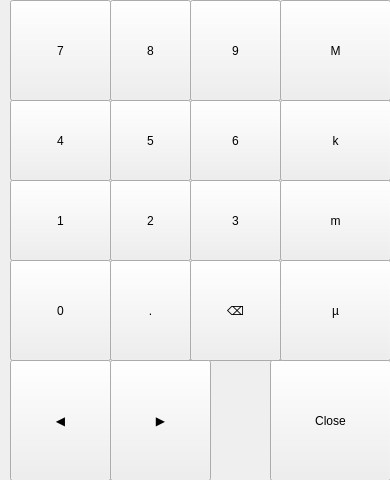
<?xml version="1.0" encoding="UTF-8"?>
<ui version="4.0">
 <class>uiKeyboardNumericWithUnits</class>
 <widget class="QWidget" name="uiKeyboardNumericWithUnits">
  <property name="geometry">
   <rect>
    <x>0</x>
    <y>0</y>
    <width>390</width>
    <height>480</height>
   </rect>
  </property>
  <property name="windowTitle">
   <string notr="true">Chronos Screen</string>
  </property>
  <widget class="Backdrop" name="backdrop">
   <property name="geometry">
    <rect>
     <x>10</x>
     <y>0</y>
     <width>381</width>
     <height>481</height>
    </rect>
   </property>
  </widget>
  <widget class="Backdrop" name="uiDropshadow">
   <property name="geometry">
    <rect>
     <x>0</x>
     <y>0</y>
     <width>10</width>
     <height>481</height>
    </rect>
   </property>
   <property name="customStyleSheet" stdset="0">
    <string>background: qlineargradient(x1:0 y1:0, x2:1 y2:0, stop:0 transparent, stop:1 rgba(0,0,0,128));</string>
   </property>
  </widget>
  <widget class="Button" name="ui7">
   <property name="geometry">
    <rect>
     <x>10</x>
     <y>0</y>
     <width>101</width>
     <height>101</height>
    </rect>
   </property>
   <property name="text">
    <string>7</string>
   </property>
   <property name="clickMarginRightSetter" stdset="0">
    <enum>Button::none</enum>
   </property>
   <property name="clickMarginBottomSetter" stdset="0">
    <enum>Button::none</enum>
   </property>
   <property name="customStyleSheet" stdset="0">
    <string>Button { font-size: 22px; }</string>
   </property>
  </widget>
  <widget class="Button" name="ui8">
   <property name="geometry">
    <rect>
     <x>110</x>
     <y>0</y>
     <width>81</width>
     <height>101</height>
    </rect>
   </property>
   <property name="text">
    <string>8</string>
   </property>
   <property name="clickMarginLeftSetter" stdset="0">
    <enum>Button::none</enum>
   </property>
   <property name="clickMarginRightSetter" stdset="0">
    <enum>Button::none</enum>
   </property>
   <property name="clickMarginBottomSetter" stdset="0">
    <enum>Button::none</enum>
   </property>
   <property name="customStyleSheet" stdset="0">
    <string>Button { font-size: 22px; }</string>
   </property>
  </widget>
  <widget class="Button" name="ui9">
   <property name="geometry">
    <rect>
     <x>190</x>
     <y>0</y>
     <width>91</width>
     <height>101</height>
    </rect>
   </property>
   <property name="text">
    <string>9</string>
   </property>
   <property name="clickMarginLeftSetter" stdset="0">
    <enum>Button::none</enum>
   </property>
   <property name="clickMarginRightSetter" stdset="0">
    <enum>Button::half</enum>
   </property>
   <property name="clickMarginBottomSetter" stdset="0">
    <enum>Button::none</enum>
   </property>
   <property name="customStyleSheet" stdset="0">
    <string>Button { font-size: 22px; }</string>
   </property>
  </widget>
  <widget class="Button" name="ui5">
   <property name="geometry">
    <rect>
     <x>110</x>
     <y>100</y>
     <width>81</width>
     <height>81</height>
    </rect>
   </property>
   <property name="text">
    <string>5</string>
   </property>
   <property name="clickMarginLeftSetter" stdset="0">
    <enum>Button::none</enum>
   </property>
   <property name="clickMarginRightSetter" stdset="0">
    <enum>Button::none</enum>
   </property>
   <property name="clickMarginTopSetter" stdset="0">
    <enum>Button::none</enum>
   </property>
   <property name="clickMarginBottomSetter" stdset="0">
    <enum>Button::none</enum>
   </property>
   <property name="customStyleSheet" stdset="0">
    <string>Button { font-size: 22px; }</string>
   </property>
  </widget>
  <widget class="Button" name="ui4">
   <property name="geometry">
    <rect>
     <x>10</x>
     <y>100</y>
     <width>101</width>
     <height>81</height>
    </rect>
   </property>
   <property name="text">
    <string>4</string>
   </property>
   <property name="clickMarginRightSetter" stdset="0">
    <enum>Button::none</enum>
   </property>
   <property name="clickMarginTopSetter" stdset="0">
    <enum>Button::none</enum>
   </property>
   <property name="clickMarginBottomSetter" stdset="0">
    <enum>Button::none</enum>
   </property>
   <property name="customStyleSheet" stdset="0">
    <string>Button { font-size: 22px; }</string>
   </property>
  </widget>
  <widget class="Button" name="ui6">
   <property name="geometry">
    <rect>
     <x>190</x>
     <y>100</y>
     <width>91</width>
     <height>81</height>
    </rect>
   </property>
   <property name="text">
    <string>6</string>
   </property>
   <property name="clickMarginLeftSetter" stdset="0">
    <enum>Button::none</enum>
   </property>
   <property name="clickMarginRightSetter" stdset="0">
    <enum>Button::half</enum>
   </property>
   <property name="clickMarginTopSetter" stdset="0">
    <enum>Button::none</enum>
   </property>
   <property name="clickMarginBottomSetter" stdset="0">
    <enum>Button::none</enum>
   </property>
   <property name="customStyleSheet" stdset="0">
    <string>Button { font-size: 22px; }</string>
   </property>
  </widget>
  <widget class="Button" name="ui3">
   <property name="geometry">
    <rect>
     <x>190</x>
     <y>180</y>
     <width>91</width>
     <height>81</height>
    </rect>
   </property>
   <property name="text">
    <string>3</string>
   </property>
   <property name="clickMarginLeftSetter" stdset="0">
    <enum>Button::none</enum>
   </property>
   <property name="clickMarginRightSetter" stdset="0">
    <enum>Button::half</enum>
   </property>
   <property name="clickMarginTopSetter" stdset="0">
    <enum>Button::none</enum>
   </property>
   <property name="clickMarginBottomSetter" stdset="0">
    <enum>Button::none</enum>
   </property>
   <property name="customStyleSheet" stdset="0">
    <string>Button { font-size: 22px; }</string>
   </property>
  </widget>
  <widget class="Button" name="ui1">
   <property name="geometry">
    <rect>
     <x>10</x>
     <y>180</y>
     <width>101</width>
     <height>81</height>
    </rect>
   </property>
   <property name="text">
    <string>1</string>
   </property>
   <property name="clickMarginRightSetter" stdset="0">
    <enum>Button::none</enum>
   </property>
   <property name="clickMarginTopSetter" stdset="0">
    <enum>Button::none</enum>
   </property>
   <property name="clickMarginBottomSetter" stdset="0">
    <enum>Button::none</enum>
   </property>
   <property name="customStyleSheet" stdset="0">
    <string>Button { font-size: 22px; }</string>
   </property>
  </widget>
  <widget class="Button" name="ui2">
   <property name="geometry">
    <rect>
     <x>110</x>
     <y>180</y>
     <width>81</width>
     <height>81</height>
    </rect>
   </property>
   <property name="text">
    <string>2</string>
   </property>
   <property name="clickMarginLeftSetter" stdset="0">
    <enum>Button::none</enum>
   </property>
   <property name="clickMarginRightSetter" stdset="0">
    <enum>Button::none</enum>
   </property>
   <property name="clickMarginTopSetter" stdset="0">
    <enum>Button::none</enum>
   </property>
   <property name="clickMarginBottomSetter" stdset="0">
    <enum>Button::none</enum>
   </property>
   <property name="customStyleSheet" stdset="0">
    <string>Button { font-size: 22px; }</string>
   </property>
  </widget>
  <widget class="Button" name="uiBackspace">
   <property name="geometry">
    <rect>
     <x>190</x>
     <y>260</y>
     <width>91</width>
     <height>101</height>
    </rect>
   </property>
   <property name="text">
    <string>⌫</string>
   </property>
   <property name="clickMarginLeftSetter" stdset="0">
    <enum>Button::none</enum>
   </property>
   <property name="clickMarginRightSetter" stdset="0">
    <enum>Button::half</enum>
   </property>
   <property name="clickMarginTopSetter" stdset="0">
    <enum>Button::none</enum>
   </property>
   <property name="customStyleSheet" stdset="0">
    <string>Button { font-size: 22px; }</string>
   </property>
  </widget>
  <widget class="Button" name="uiDot">
   <property name="geometry">
    <rect>
     <x>110</x>
     <y>260</y>
     <width>81</width>
     <height>101</height>
    </rect>
   </property>
   <property name="text">
    <string>.</string>
   </property>
   <property name="clickMarginLeftSetter" stdset="0">
    <enum>Button::none</enum>
   </property>
   <property name="clickMarginRightSetter" stdset="0">
    <enum>Button::none</enum>
   </property>
   <property name="clickMarginTopSetter" stdset="0">
    <enum>Button::none</enum>
   </property>
   <property name="customStyleSheet" stdset="0">
    <string>Button { font-size: 22px; }</string>
   </property>
  </widget>
  <widget class="Button" name="ui0">
   <property name="geometry">
    <rect>
     <x>10</x>
     <y>260</y>
     <width>101</width>
     <height>101</height>
    </rect>
   </property>
   <property name="text">
    <string>0</string>
   </property>
   <property name="clickMarginRightSetter" stdset="0">
    <enum>Button::none</enum>
   </property>
   <property name="clickMarginTopSetter" stdset="0">
    <enum>Button::none</enum>
   </property>
   <property name="customStyleSheet" stdset="0">
    <string>Button { font-size: 22px; }</string>
   </property>
  </widget>
  <widget class="Button" name="uiLeft">
   <property name="geometry">
    <rect>
     <x>110</x>
     <y>360</y>
     <width>101</width>
     <height>121</height>
    </rect>
   </property>
   <property name="text">
    <string>▶</string>
   </property>
   <property name="clickMarginLeftSetter" stdset="0">
    <enum>Button::none</enum>
   </property>
   <property name="customStyleSheet" stdset="0">
    <string>Button { font-size: 22px; }</string>
   </property>
  </widget>
  <widget class="Button" name="uiClose">
   <property name="geometry">
    <rect>
     <x>270</x>
     <y>360</y>
     <width>121</width>
     <height>121</height>
    </rect>
   </property>
   <property name="text">
    <string>Close</string>
   </property>
   <property name="customStyleSheet" stdset="0">
    <string>Button { font-size: 22px; }</string>
   </property>
  </widget>
  <widget class="Button" name="ui0_2">
   <property name="geometry">
    <rect>
     <x>10</x>
     <y>360</y>
     <width>101</width>
     <height>121</height>
    </rect>
   </property>
   <property name="text">
    <string>◀</string>
   </property>
   <property name="clickMarginRightSetter" stdset="0">
    <enum>Button::none</enum>
   </property>
   <property name="customStyleSheet" stdset="0">
    <string>Button { font-size: 22px; }</string>
   </property>
  </widget>
  <widget class="Button" name="uiKilo">
   <property name="geometry">
    <rect>
     <x>280</x>
     <y>100</y>
     <width>111</width>
     <height>81</height>
    </rect>
   </property>
   <property name="text">
    <string>k</string>
   </property>
   <property name="clickMarginLeftSetter" stdset="0">
    <enum>Button::half</enum>
   </property>
   <property name="clickMarginTopSetter" stdset="0">
    <enum>Button::none</enum>
   </property>
   <property name="clickMarginBottomSetter" stdset="0">
    <enum>Button::none</enum>
   </property>
   <property name="customStyleSheet" stdset="0">
    <string>Button { font-size: 22px; }</string>
   </property>
  </widget>
  <widget class="Button" name="uiMilli">
   <property name="geometry">
    <rect>
     <x>280</x>
     <y>180</y>
     <width>111</width>
     <height>81</height>
    </rect>
   </property>
   <property name="text">
    <string>m</string>
   </property>
   <property name="clickMarginLeftSetter" stdset="0">
    <enum>Button::half</enum>
   </property>
   <property name="clickMarginTopSetter" stdset="0">
    <enum>Button::none</enum>
   </property>
   <property name="clickMarginBottomSetter" stdset="0">
    <enum>Button::none</enum>
   </property>
   <property name="customStyleSheet" stdset="0">
    <string>Button { font-size: 22px; }</string>
   </property>
  </widget>
  <widget class="Button" name="uiMicro">
   <property name="geometry">
    <rect>
     <x>280</x>
     <y>260</y>
     <width>111</width>
     <height>101</height>
    </rect>
   </property>
   <property name="text">
    <string>µ</string>
   </property>
   <property name="clickMarginLeftSetter" stdset="0">
    <enum>Button::half</enum>
   </property>
   <property name="clickMarginTopSetter" stdset="0">
    <enum>Button::none</enum>
   </property>
   <property name="customStyleSheet" stdset="0">
    <string>Button { font-size: 22px; }</string>
   </property>
  </widget>
  <widget class="Button" name="uiMega">
   <property name="geometry">
    <rect>
     <x>280</x>
     <y>0</y>
     <width>111</width>
     <height>101</height>
    </rect>
   </property>
   <property name="text">
    <string>M</string>
   </property>
   <property name="clickMarginLeftSetter" stdset="0">
    <enum>Button::half</enum>
   </property>
   <property name="clickMarginBottomSetter" stdset="0">
    <enum>Button::none</enum>
   </property>
   <property name="customStyleSheet" stdset="0">
    <string>Button { font-size: 22px; }</string>
   </property>
  </widget>
 </widget>
 <customwidgets>
  <customwidget>
   <class>Backdrop</class>
   <extends>QLabel</extends>
   <header>backdrop</header>
  </customwidget>
  <customwidget>
   <class>Button</class>
   <extends>QPushButton</extends>
   <header>button</header>
  </customwidget>
 </customwidgets>
 <resources/>
 <connections>
  <connection>
   <sender>uiClose</sender>
   <signal>clicked()</signal>
   <receiver>uiKeyboardNumericWithUnits</receiver>
   <slot>hide()</slot>
   <hints>
    <hint type="sourcelabel">
     <x>346</x>
     <y>424</y>
    </hint>
    <hint type="destinationlabel">
     <x>395</x>
     <y>310</y>
    </hint>
   </hints>
  </connection>
 </connections>
</ui>
